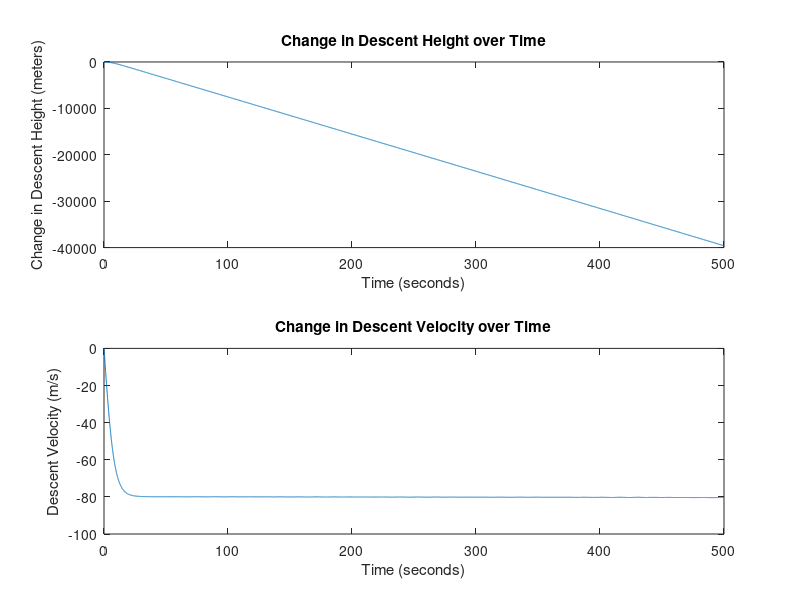

The MATLAB source for this figure:
% Initialize parameters
G = 6.67430e-11;   % Gravitational constant (m^3/kg/s^2)
M = 5.972e24;      % Earth mass (kg)
rho = 1.225;       % Air density (kg/m^3)
c_h = 0.47;        % Air resistance coefficient for a person
S_h = 1;           % Reference area for a person (m^2)
m = 190;           % Person's mass (kg)

% Set initial conditions
r0 = 6421000; % Initial height (in meters)
v0 = 0;    % Initial velocity is zero

% Solve the differential equation
tspan = [0, 500]; % Time interval
t = linspace(tspan(1), tspan(2), 10000);
f = @(t, y) [y(2); -G*M / y(1)^2 + 0.5 * c_h * rho * S_h / m * y(2)^2];
[t, y] = ode45(f, t, [r0, v0]);

descent_height_change = -y(1, 1) + y(:, 1);

% Plot descent height and velocity curves
figure;
subplot(2, 1, 1);
plot(t, descent_height_change); % Change in descent height as a function of time
xlabel('Time (seconds)');
ylabel('Change in Descent Height (meters)');
title('Change in Descent Height over Time');

subplot(2, 1, 2);
plot(t, y(:, 2)); % Descent velocity as a function of time
xlabel('Time (seconds)');
ylabel('Descent Velocity (m/s)');
title('Change in Descent Velocity over Time');
